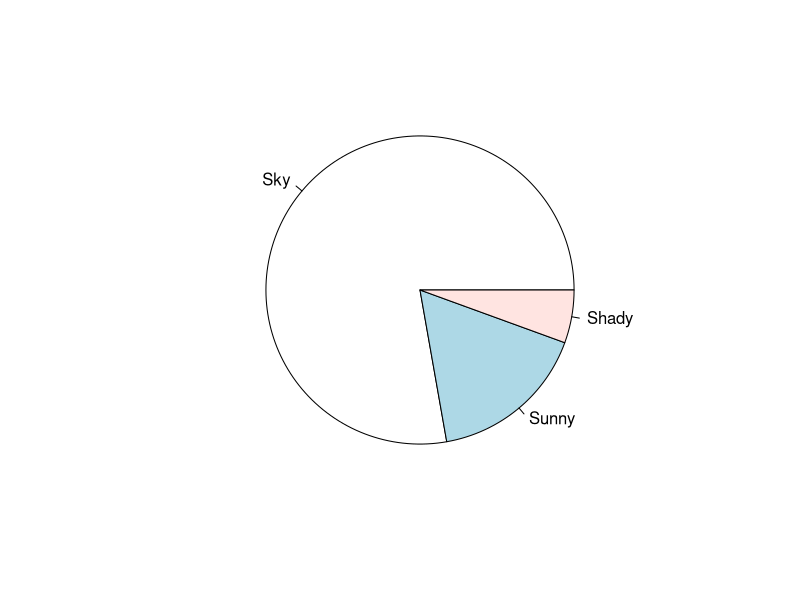

Recreate this plot in R.
## ---- chunk 1
pie(c(280, 60, 20),c('Sky', 'Sunny', 'Shady'))
